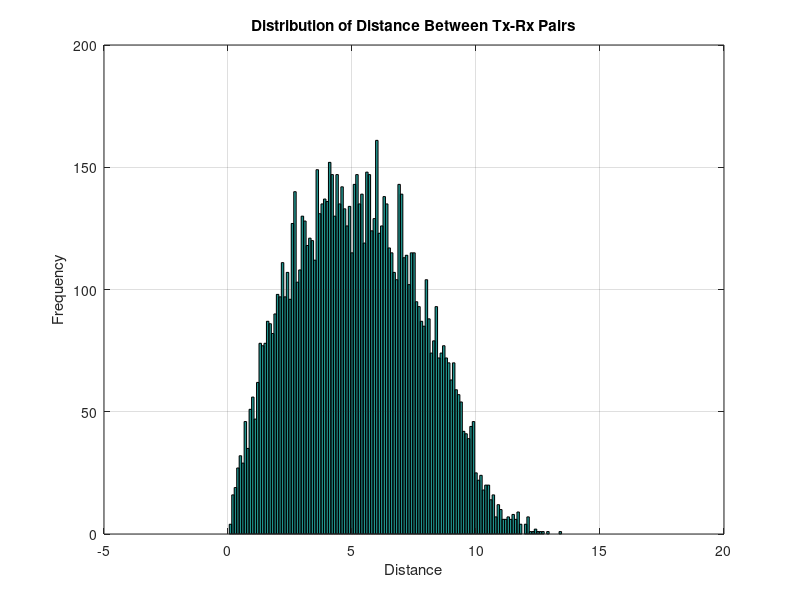
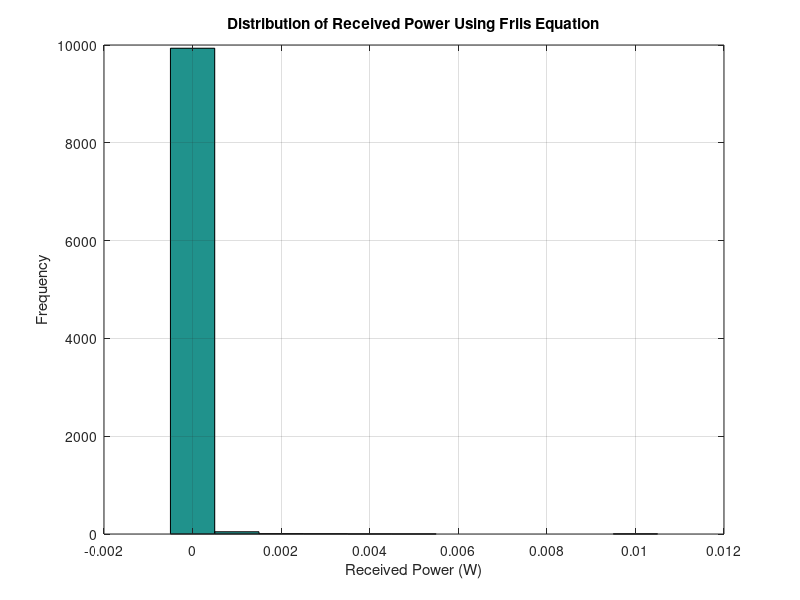

These charts were generated, in order, by the following MATLAB code:
clear all; close all;

% Constants
Pt = 1; % Transmitted power in watts
Gt = 1; % Gain of the transmitting antenna
Gr = 1; % Gain of the receiving antenna
frequency = 2.4e9; % Frequency in Hz (2.4 GHz for Wi-Fi)
c = 3e8; % Speed of light in m/s
lambda = c / frequency; % Wavelength

% Number of simulations
numSimulations = 10000;

% Preallocate arrays for efficiency
xy_Tx = zeros(numSimulations, 2);
xy_Rx = zeros(numSimulations, 2);
d = zeros(numSimulations, 1);
Pr = zeros(numSimulations, 1);

% Loop to generate random coordinates and calculate distances
for n = 1:numSimulations
    % Generate random coordinates for Tx and Rx within a 10x10 square
    xy_Tx(n, :) = 10 * rand(1, 2);
    xy_Rx(n, :) = 10 * rand(1, 2);
    
    % Calculate the Euclidean distance between Tx and Rx
    d(n) = sqrt((xy_Tx(n, 1) - xy_Rx(n, 1))^2 + (xy_Tx(n, 2) - xy_Rx(n, 2))^2);
    
    % Calculate received power using the Friis equation
    % Correct the order of operations in the Friis equation
    Pr(n) = Pt * Gt * Gr * (lambda / (4 * pi * d(n)))^2;
end

% Plot the histogram of distances
figure(1);
hist(d, 0:0.1:15); % Adjust the bin size and range as needed
grid on;
xlabel('Distance');
ylabel('Frequency');
title('Distribution of Distance Between Tx-Rx Pairs');

% Plot the histogram of received power
figure(2);
hist(Pr, 0:0.001:0.01); % Adjust the bin size and range as needed
grid on;
xlabel('Received Power (W)');
ylabel('Frequency');
title('Distribution of Received Power Using Friis Equation');
